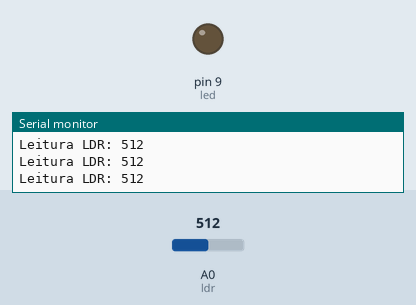
This sketch was run on a simulated Arduino Uno, built with avr-gcc and run on an emulated ATmega328P. On the bench: output pins drawn as LEDs (lit = HIGH), the last lines printed to the serial monitor. The test bench sets the inputs (shaded band); at power-on: A0 (ldr) = 512.

Above: at 1.2 s.
1.3 s: A0 (ldr) set to 486
At 2.4 s:
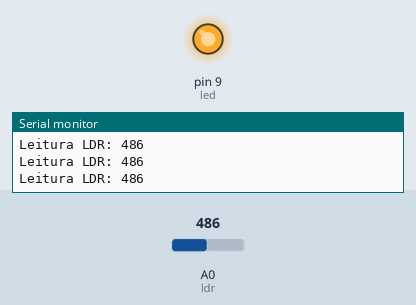
2.8 s: A0 (ldr) set to 510
At 4.0 s:
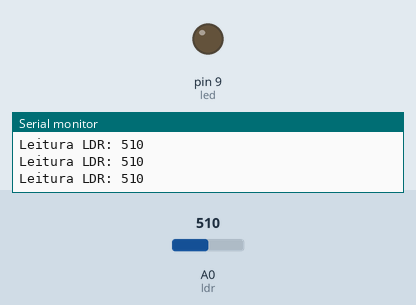
5.8 s: A0 (ldr) set to 490
At 7.1 s:
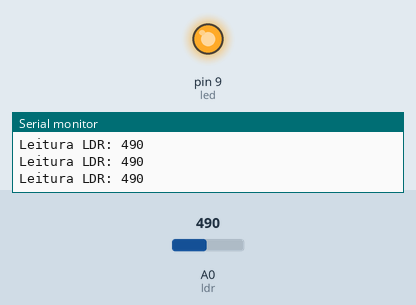
Timing chart, 0 to 8.8 s (numbered marks = the images above; inputs shaded):
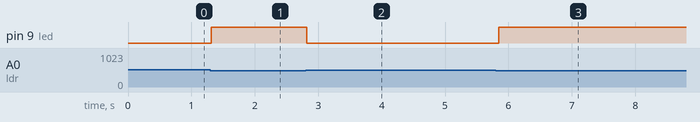

The sketch:

Aula_1-turma_comp-Murillo_Souza.ino
```cpp
int ldr = A0;
int led = 9;

void setup(){
  pinMode(led, OUTPUT);
  Serial.begin(9600);
}
void loop(){
  int valor = analogRead(ldr);
  Serial.print("Leitura LDR: ");  //Texto descritivo
  Serial.println(valor);          //Valor com quebra de linha
  if(valor > 500){                //Escuro? Ajuste o valor conforme teste
    digitalWrite(led, LOW);
    delay(50);
  }
  else{
    digitalWrite(led, HIGH);
    delay(50);
  }
}
```

Measured:
- the behaviour switches between 501 and 500 on A0 (ldr) (found by bisection; images 0 and 1)
- after the input at 1.3 s, pin 9 (led): LOW → HIGH at once
- after the input at 2.8 s, pin 9 (led): HIGH → LOW at once
- after the input at 5.8 s, pin 9 (led): LOW → HIGH after 0.05 s
